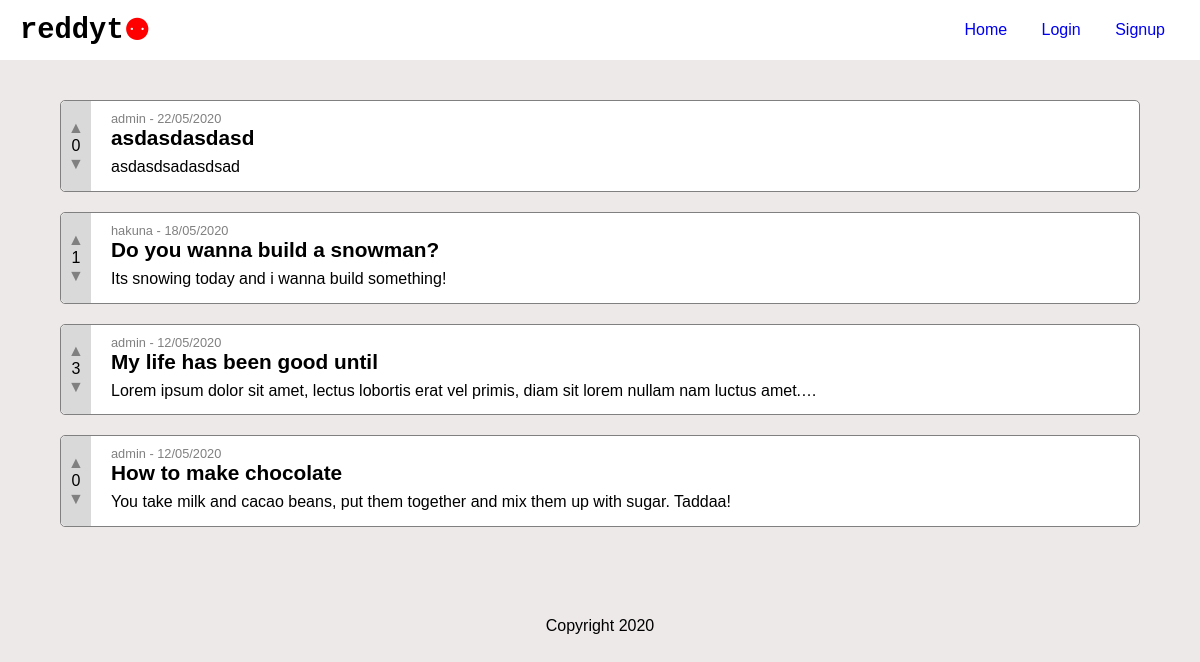
The app's page /, older data.
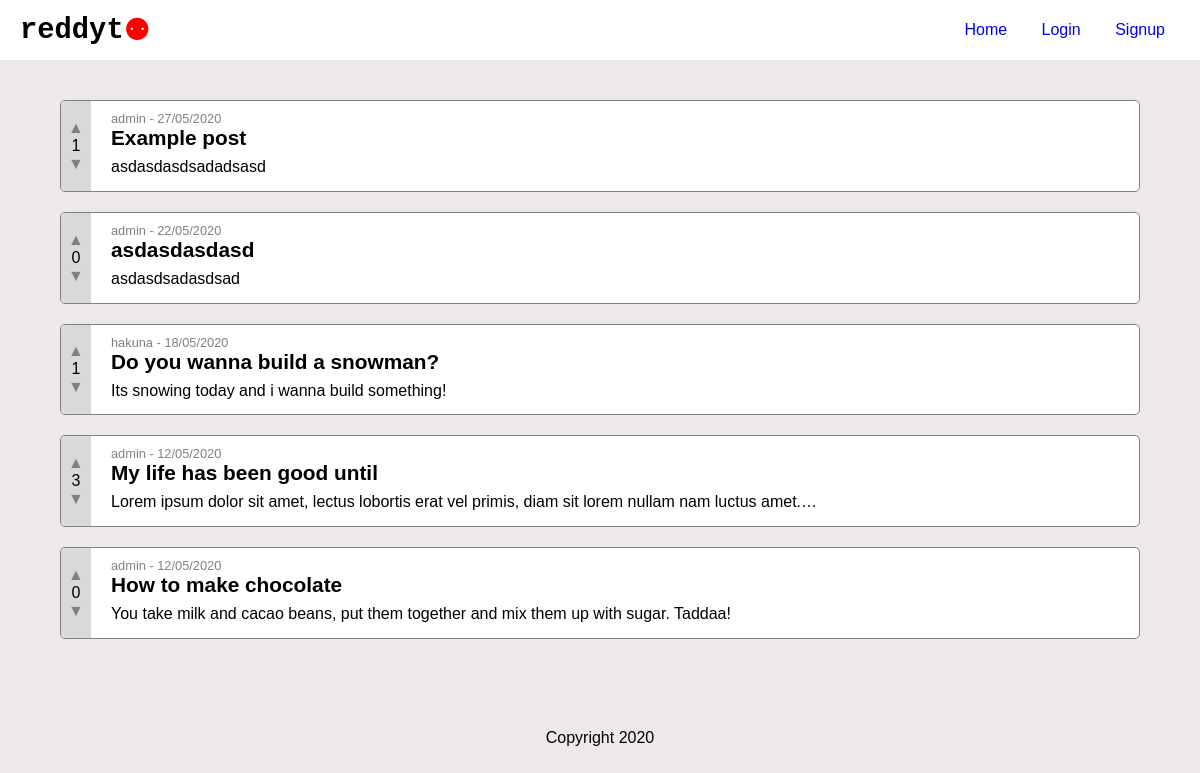
The same page, newer data.
### discussion_app/models.py (models this page shows, shortened)
class Post(models.Model):
    title = models.CharField(max_length=200)
    text = models.TextField()
    user = models.ForeignKey(User, on_delete=models.CASCADE)
    created_timestamp = models.DateTimeField(auto_now_add=True)
    votes = models.IntegerField(default=0)
    class Meta:
        ordering = ['-created_timestamp']

### discussion_app/views.py (the view)
# urls.py: path("", views.index, name="index"),
def index(request):
    posts = Post.objects.all()[:5]
    context = {"posts": posts}
    return render(request, "discussion_app/index.html", context)

### templates/discussion_app/index.html
{% extends 'base.html' %} {% block title %}Homepage{% endblock title %}
{% block content %}
<div id="discussions">
  {% for post in posts %}
  <div class="discussion post-{{ post.id }}">
    <div class="left">
      <button class="upvote post-vote" data-postid="{{ post.id }}">&#x25B2;</button>
      <p class="votes">{{ post.votes }}</p>
      <button class="downvote post-vote" data-postid="{{ post.id }}">&#x25BC;</button>
    </div>
    <a class="right" href="{% url 'discussion_app:single_post' post.id %}">
      <p class="author">{{ post.user.username }} - {{ post.created_timestamp|date:"d/m/Y" }}</p>
      <p class="title">{{ post.title }}</p>
      <p class="text">{{ post.text|truncatechars:100 }}</p>
    </a>
  </div>
  {% endfor %}
</div>
{% endblock content%}

### templates/base.html (shortened to what this page needs)
<!DOCTYPE html>
<html lang="en">
  <head>
    {% load static %} <link rel="stylesheet" href="{% static "global/css/main.css" %}" />
  </head>
  <body>
    <header>
    <p class="logo">reddyt</p>
      <nav>
        <ul>
          <li>
            <a href="{% url 'discussion_app:index' %}">Home</a>
            {% if user.is_authenticated %}
              <a href="{% url 'discussion_app:new_post' %}">New Post</a>
              <a href="{% url 'account_app:user' %}">&#128100;{{ user.get_username }}<span id="notification-counter"></span></a>
              <a href="{% url "account_app:logout" %}">Logout</a>
            {% else %}
              <a href="{% url 'account_app:login' %}">Login</a>
              <a href="{% url 'account_app:sign_up'  %}">Signup</a>
            {% endif %}
          </li>
        </ul>
      </nav>
    </header>
    {% block content %}{% endblock %}
    {% load static %}
  </body>
  <footer>
    <p>Copyright 2020</p>
  </footer>
</html>

### static/css/main.css (style rules this page uses)
*, *:before, *:after { padding: 0px; margin: 0px; font-family: sans-serif; box-sizing: border-box; font-size: 16px; }
body { background: #eee9e9; width: 100vw; max-width: 100%; }
header { width: 100%; height: 60px; background: white; display: flex; justify-content: space-between; align-items: center; padding: 0px 20px; }
header .logo { font-size: 1.8rem; font-family: courier; font-weight: bold; display: flex; justify-content: center; align-items: center; }
header .logo:after { content: "\2689"; display: block; font-size: 1.8rem; color: red; }
header nav ul, header nav li, header nav a { list-style-type: none; text-decoration: none; }
header nav a { padding: 10px 15px; position: relative; }
#discussions { width: 90vw; position: relative; margin: 30px auto; }
#discussions .discussion { background: white; width: 90vw; min-height: 40px; display: inline-flex; border-radius: 5px; margin: 10px 0px; border: 1px solid grey; }
#discussions .discussion .left { min-width: 30px; background: #d9d9d9; display: flex; justify-content: center; align-items: center; border-radius: 5px 0px 0px 5px; flex-direction: column; }
#discussions .discussion .left button { border: none; background: transparent; cursor: pointer; color: grey; }
#discussions .discussion .right { padding: 10px 20px; text-decoration-color: black; text-decoration: none; color: black; }
#discussions .discussion .right .title { font-weight: bold; font-size: 1.3rem; margin-bottom: 0.5rem; transition: all 0.2s; }
#discussions .discussion .right .text { margin-bottom: 0.3rem; }
#discussions .discussion .right .author { color: grey; font-size: 0.8rem; }
footer { padding-top: 50px; width: 100%; height: 30px; display: flex; justify-content: center; }

Row changes from the older to the newer data that the page shows:
added Post: votes "1", user.username "admin", created_timestamp "27/05/2020", title "Example post", text "asdasdasdsadadsasd"
